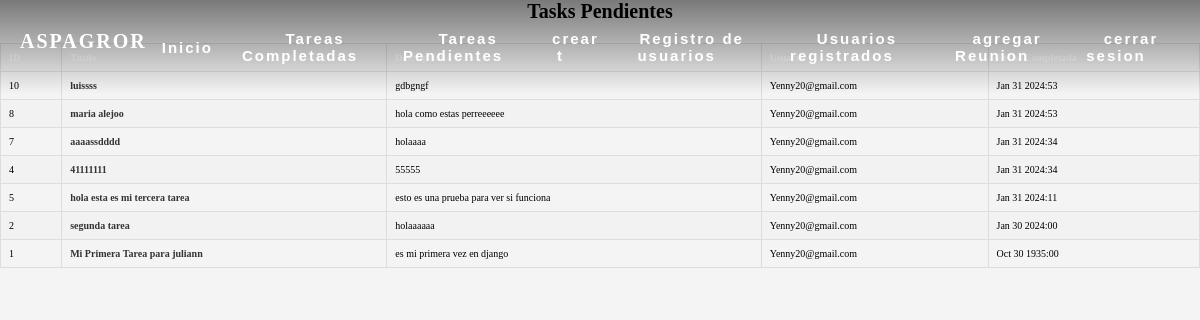
Screenshot of /tasks_completed/ (signed in) with the database file from the repository.
### tasks/models.py (models this page shows, shortened)
class task (models.Model):
    title = models.CharField(max_length=100)
    description = models.TextField(blank=True)
    created = models.DateTimeField(auto_now_add=True)
    datecompleted = models.DateTimeField(null=True , blank=True)
    important = models.BooleanField(default=False)
    user = models.ForeignKey(User, on_delete=models.CASCADE)

### tasks/views.py (the view)
# urls.py: path('tasks_completed/', views.tasks_completed, name='tasks_completed'),
@login_required
def tasks_completed(request):
    tasks = task.objects.filter(user=request.user, datecompleted__isnull=False).order_by('-datecompleted')
    return render(request, 'tasks.html', {"tasks": tasks})

### tasks/templates/tasks.html
{% extends 'base.html' %}
{% block content %}
  <h1>Tasks Pendientes</h1>
  <table class="task-table">
    <thead>
      <tr>
        <th>ID</th>
        <th>Título</th>
        <th>Descripción</th>
        <th>Usuario</th>
        <th>Fecha Completada</th>
      </tr>
    </thead>
    <tbody>
      {% for task in tasks %}
        <tr>
          <td>{{ task.id }}</td>
          <td>
            <a href="{% url 'task_detail' task.id %}">
              {% if task.important %}
                <strong>{{ task.title }}</strong>
              {% else %}
                {{ task.title }}
              {% endif %}
            </a>
          </td>
          <td>{{ task.description }}</td>
          <td>{{ task.user.username }}</td>
          <td>{{ task.datecompleted|date:'M j Y:i' }}</td>
        </tr>
      {% endfor %}
    </tbody>
  </table>
{% endblock %}

### tasks/static/css/home.css (style rules this page uses)
*, *::before, *::after { margin: 0; padding: 0; box-sizing: border-box; }
html { font-family: 'Times New Roman', Times, serif; font-size: 10px; color: #000; scroll-behavior: smooth; }
body { overflow-x: hidden; }
a { text-decoration: none; }
body { margin: 0; padding: 0; }

### tasks/static/css/signup.css (style rules this page uses)
body { margin: 0; padding: 0; font-family: Arial, sans-serif; background-color: #f4f4f4; }

### tasks/static/css/lista_usuarios.css (style rules this page uses)
body { font-family: Arial, Helvetica, sans-serif; margin: 0; padding: 0; text-align: center; }
table { width: 100%; border-collapse: collapse; margin-top: 20px; }
thead { background-color: #45a049; color: #fff; }
th, td { border: 1px solid #ddd; padding: 8px; text-align: left; text-align: center; }
tbody tr:nth-child(even) { background-color: #f2f2f2; }

### tasks/static/css/tasks.css (style rules this page uses)
.task-table { width: 100%; border-collapse: collapse; margin-top: 20px; }
.task-table th, .task-table td { border: 1px solid #ddd; padding: 8px; text-align: left; }
.task-table th { background-color: #f2f2f2; }
.task-table a { text-decoration: none; color: #333; }
.task-table strong { font-weight: bold; }

### tasks/static/css/iniciarSesion.css (style rules this page uses)
body { font-family: 'Times New Roman', Times, serif; background-color: #f4f4f4; margin: 0; padding: 0; align-items: center; justify-content: center; height: 100vh; }
h1 { text-align: center; }

### rows the page displays
task: id "10", title "luissss", description "gdbgngf", user.username "Yenny20@gmail.com", datecompleted "Jan 31 2024:53"
task: id "8", title "maria alejoo", description "hola como estas perreeeeee", user.username "Yenny20@gmail.com", datecompleted "Jan 31 2024:53"
task: id "7", title "aaaassdddd", description "holaaaa", user.username "Yenny20@gmail.com", datecompleted "Jan 31 2024:34"
task: id "4", title "41111111", description "55555", user.username "Yenny20@gmail.com", datecompleted "Jan 31 2024:34"
task: id "5", title "hola esta es mi tercera tarea", description "esto es una prueba para ver si funciona", user.username "Yenny20@gmail.com", datecompleted "Jan 31 2024:11"
task: id "2", title "segunda tarea", description "holaaaaaa", user.username "Yenny20@gmail.com", datecompleted "Jan 30 2024:00"
task: id "1", title "Mi Primera Tarea para juliann", description "es mi primera vez en django", user.username "Yenny20@gmail.com", datecompleted "Oct 30 1935:00"
